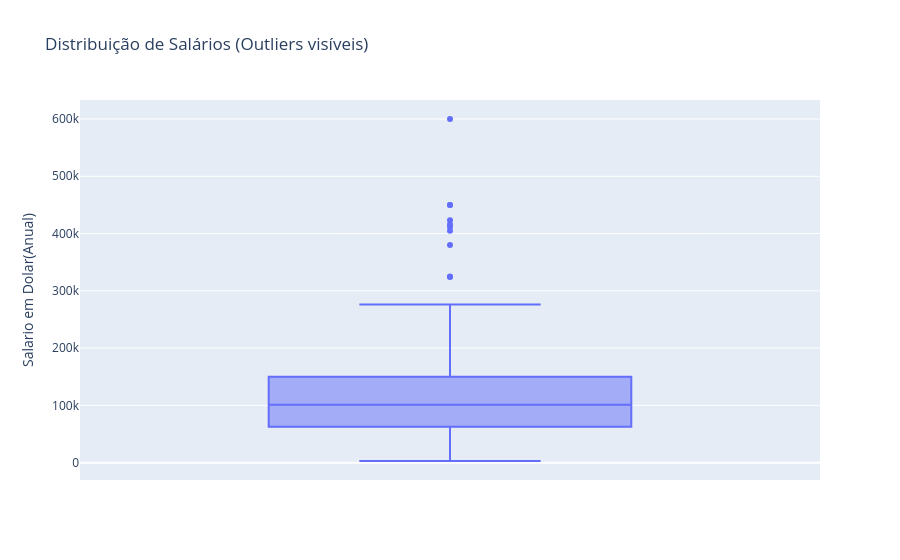

Source (notebook cell):
### Code cell
fig_salario_cargo = px.box(df, y='Salario em Dolar(Anual)', title='Distribuição de Salários (Outliers visíveis)')
fig_salario_cargo.show()

### Figure 1 — Plotly figure (JSON) as saved in the notebook; plotly's stock layout.template omitted (floating-point values rounded to 4 significant figures; data arrays with more than 128 entries replaced by an {"elided": "..."} marker saying what was removed)
{"data": [{"alignmentgroup": "True", "hovertemplate": "Salario em Dolar(Anual)=%{y}<extra></extra>", "legendgroup": "", "marker": {"color": "#636efa"}, "name": "", "notched": false, "offsetgroup": "", "orientation": "v", "showlegend": false, "type": "box", "x0": " ", "xaxis": "x", "y": {"elided": "606 int values"}, "y0": " ", "yaxis": "y"}], "layout": {"boxmode": "group", "legend": {"tracegroupgap": 0}, "title": {"text": "Distribuição de Salários (Outliers visíveis)"}, "xaxis": {"anchor": "y", "domain": [0, 1]}, "yaxis": {"anchor": "x", "domain": [0, 1], "title": {"text": "Salario em Dolar(Anual)"}}}}
